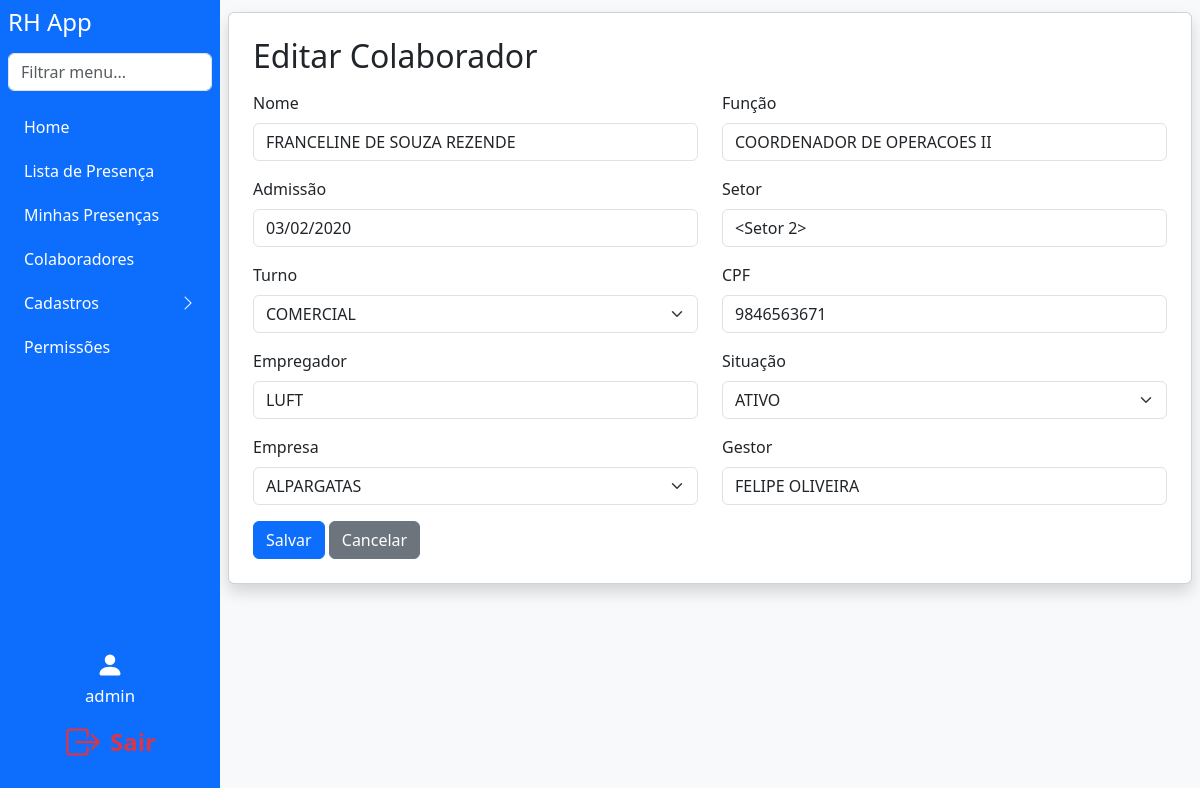
The app's page /edit_colaborador/1 (signed in) with its own data.
### models.py (models this page shows)
class User(db.Model):
    id = db.Column(db.Integer, primary_key=True)
    username = db.Column(db.String(150), unique=True, nullable=False)
    password = db.Column(db.String(150), nullable=False)
    company_id = db.Column(db.Integer, db.ForeignKey('company.id'), nullable=True)
    role = db.Column(db.String(50), nullable=False, default='user')
    all_companies = db.Column(db.Boolean, default=False)
    setor = db.Column(db.String(100), nullable=True)
    turno = db.Column(db.String(50), nullable=True)
    all_setores = db.Column(db.Boolean, default=False)
    all_turnos = db.Column(db.Boolean, default=False)
    setor_id = db.Column(db.Integer, db.ForeignKey('setor.id'))
    setor = db.relationship('Setor')

class Colaborador(db.Model):
    id = db.Column(db.Integer, primary_key=True)
    nome = db.Column(db.String(150), nullable=False)
    cpf = db.Column(db.String(14), unique=True, nullable=False)
    funcao = db.Column(db.String(100))
    admissao = db.Column(db.String(30), nullable=False)
    setor_id = db.Column(db.Integer, db.ForeignKey('setor.id'))  # Alterado para chave estrangeira
    setor = db.relationship('Setor')
    turno = db.Column(db.String(30))
    empregador = db.Column(db.String(150))
    situacao = db.Column(db.String(50))
    empresa_id = db.Column(db.Integer, db.ForeignKey('company.id'), nullable=False)
    empresa = db.relationship('Company')
    gestor = db.Column(db.String(150))

class Company(db.Model):
    id = db.Column(db.Integer, primary_key=True)
    name = db.Column(db.String(150), unique=True, nullable=False)
    users = db.relationship('User', backref='company', lazy=True)

### app.py (the view, shortened to what this page needs)
@app.route('/edit_colaborador/<int:colaborador_id>', methods=['GET', 'POST'])
def edit_colaborador(colaborador_id):
    if g.user is None or not has_permission(g.user, 'can_access_colaboradores'):
        flash('Sem acesso.')
        return redirect(url_for('index'))
    colaborador = Colaborador.query.get_or_404(colaborador_id)
    companies = Company.query.all()
    return render_template('edit_colaborador.html', user=g.user, colaborador=colaborador, companies=companies)

### app.py (called while the page is built)
@app.before_request
def load_logged_in_user():
    user_id = session.get('user_id')
    g.user = None
    if user_id is not None:
        g.user = User.query.get(user_id)

def has_permission(user, perm_field):
    if user.role == 'master' or user.username == MASTER_USER:
        return True
    perm = Permission.query.filter_by(role=user.role).first()
    return getattr(perm, perm_field, False) if perm else False

### templates/edit_colaborador.html (shortened to what this page needs)
<!DOCTYPE html>
<html lang="pt-br">
<head>
    <link href="https://cdn.jsdelivr.net/npm/bootstrap@5.3.3/dist/css/bootstrap.min.css" rel="stylesheet">
</head>
<body class="bg-light">
    {% extends "navbar.html" %}
    {% block content %}
    <div class="card shadow p-4 mb-4">
        <div class="d-flex justify-content-between align-items-center mb-3">
            <h2 class="mb-0">Editar Colaborador</h2>
        </div>
        <form method="POST">
            <div class="row">
                <div class="col-md-6 mb-3">
                    <label for="nome" class="form-label">Nome</label>
                    <input type="text" class="form-control" id="nome" name="nome" value="{{ colaborador.nome }}" required>
                </div>
                <div class="col-md-6 mb-3">
                    <label for="funcao" class="form-label">Função</label>
                    <input type="text" class="form-control" id="funcao" name="funcao" value="{{ colaborador.funcao }}">
                </div>
                <div class="col-md-6 mb-3">
                    <label for="admissao" class="form-label">Admissão</label>
                    <input type="text" class="form-control" id="admissao" name="admissao" value="{{ colaborador.admissao }}">
                </div>
                <div class="col-md-6 mb-3">
                    <label for="setor" class="form-label">Setor</label>
                    <input type="text" class="form-control" id="setor" name="setor" value="{{ colaborador.setor }}">
                </div>
                <div class="col-md-6 mb-3">
                    <label for="turno" class="form-label">Turno</label>
                    <select class="form-select" id="turno" name="turno" required>
                        <option value="COMERCIAL" {% if colaborador.turno == 'COMERCIAL' %}selected{% endif %}>COMERCIAL</option>
                    </select>
                </div>
                <div class="col-md-6 mb-3">
                    <label for="cpf" class="form-label">CPF</label>
                    <input type="text" class="form-control" id="cpf" name="cpf" value="{{ colaborador.cpf }}" required>
                </div>
                <div class="col-md-6 mb-3">
                    <label for="empregador" class="form-label">Empregador</label>
                    <input type="text" class="form-control" id="empregador" name="empregador" value="{{ colaborador.empregador }}">
                </div>
                <div class="col-md-6 mb-3">
                    <label for="situacao" class="form-label">Situação</label>
                    <select class="form-select" id="situacao" name="situacao" required>
                        <option value="ATIVO" {% if colaborador.situacao == 'ATIVO' %}selected{% endif %}>ATIVO</option>
                    </select>
                </div>
                <div class="col-md-6 mb-3">
                    <label for="empresa_id" class="form-label">Empresa</label>
                    <select class="form-select" id="empresa_id" name="empresa_id">
                        {% for c in companies %}
                            <option value="{{ c.id }}" {% if colaborador.empresa_id == c.id %}selected{% endif %}>{{ c.name }}</option>
                        {% endfor %}
                    </select>
                </div>
                <div class="col-md-6 mb-3">
                    <label for="gestor" class="form-label">Gestor</label>
                    <input type="text" class="form-control" id="gestor" name="gestor" value="{{ colaborador.gestor }}">
                </div>
            </div>
            <button type="submit" class="btn btn-primary">Salvar</button>
            <a href="{{ url_for('colaboradores') }}" class="btn btn-secondary">Cancelar</a>
        </form>
    </div>
    {% endblock %}

### templates/navbar.html (shortened to what this page needs)
<div class="d-flex">
  <nav class="sidebar bg-primary text-white p-2 d-flex flex-column"
       style="width: 220px; min-width: 220px; max-width: 220px; height: 100vh; position: fixed; left: 0; top: 0; bottom: 0; z-index: 1040; overflow-y: auto;">
    <h4 class="mb-3">RH App</h4>
    <input class="form-control mb-3" type="text" id="menuSearch" placeholder="Filtrar menu...">
    <ul class="nav flex-column" id="sidebarMenu">
      {% if user and has_permission(user, 'can_access_index') %}
      <li class="nav-item mb-1">
        <a class="nav-link text-white" href="{{ url_for('index') }}">Home</a>
      </li>
      {% endif %}
      {% if user and has_permission(user, 'can_access_lista_presenca') %}
      <li class="nav-item mb-1">
        <a class="nav-link text-white" href="{{ url_for('lista_presenca') }}">Lista de Presença</a>
      </li>
      <li class="nav-item mb-1">
        <a class="nav-link text-white" href="{{ url_for('minhas_presencas') }}">Minhas Presenças</a>
      </li>
      {% endif %}
      {% if user and has_permission(user, 'can_access_colaboradores') %}
      <li class="nav-item mb-1">
        <a class="nav-link text-white" href="{{ url_for('colaboradores') }}">Colaboradores</a>
      </li>
      {% endif %}
      {% set pode_cadastro = (
        has_permission(user, 'can_access_register_person') or
        has_permission(user, 'can_access_register_company') or
        has_permission(user, 'can_access_register_sector')
      ) %}
      {% if user and pode_cadastro %}
      <li class="nav-item mb-1">
        <a class="nav-link text-white d-flex justify-content-between align-items-center"
           data-bs-toggle="collapse"
           href="#cadastrosCollapse"
           role="button"
           aria-expanded="false"
           aria-controls="cadastrosCollapse"
           id="cadastrosToggle">
          Cadastros
          <span id="cadastrosIcon" class="bi bi-chevron-right"></span>
        </a>
      </li>
      {% endif %}
      {% if user and (user.role == 'admin' or user.role == 'master' or user.username == 'luftsolutions.extrema') %}
      <li class="nav-item mb-1">
        <a class="nav-link text-white" href="{{ url_for('permissions') }}">Permissões</a>
      </li>
      {% endif %}
    </ul>
    <div class="mt-auto d-flex flex-column justify-content-end align-items-center"
         style="height: 180px; width: 100%; padding-bottom: 24px;">
      {% if user %}
        <div class="mb-2 w-100 d-flex align-items-center justify-content-center flex-column">
          <span class="mb-1" style="font-size: 1.1rem;">
            <svg xmlns="http://www.w3.org/2000/svg" width="28" height="28" fill="#fff" class="bi bi-person-fill" viewBox="0 0 16 16" style="vertical-align:middle;">
              <path d="M3 14s-1 0-1-1 1-4 6-4 6 3 6 4-1 1-1 1H3zm5-6a3 3 0 1 0 0-6 3 3 0 0 0 0 6z"/>
            </svg>
          </span>
          <span style="font-size: 1.05rem;">{{ user.username }}</span>
        </div>
        <a href="{{ url_for('logout') }}" title="Sair"
           class="btn btn-lg w-100 d-flex align-items-center justify-content-center"
           style="background: none; border: none; color: #dc3545; font-size: 1.5rem;">
          <span style="color:#dc3545; font-weight:600;">Sair</span>
        </a>
      {% endif %}
    </div>
  </nav>
  <div class="flex-grow-1" style="min-height: 100vh; padding: 12px 8px 8px 8px; margin-left: 220px;">
    {% block content %}{% endblock %}
  </div>
</div>
<link rel="stylesheet" href="https://cdn.jsdelivr.net/npm/bootstrap-icons@1.11.3/font/bootstrap-icons.min.css">

### records on screen
User: username "admin"
Colaborador: nome "FRANCELINE DE SOUZA REZENDE", funcao "COORDENADOR DE OPERACOES II", admissao "03/02/2020", turno "COMERCIAL", cpf "9846563671", empregador "LUFT", situacao "ATIVO", empresa_id "ALPARGATAS", gestor "FELIPE OLIVEIRA"
